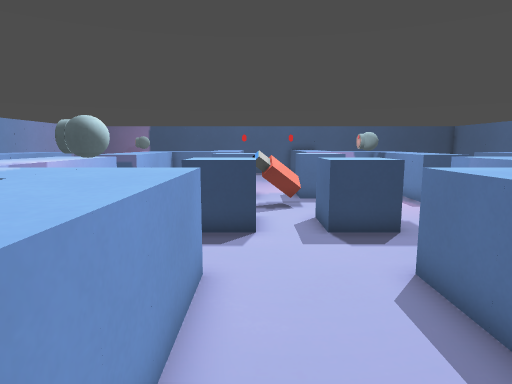
[1] (above)

20 first-person views from a walk through a Godot game level. The camera is 1.2 m above the floor, tilts 8° down and sees 75° across. The floor is counted in squares, 0.5 m on a side. Each view is taken from the middle of a square. On the plan, view 1 faces up. The plan holds only what a view shows up to about 20 squares ahead; the rest is blank.

[2]
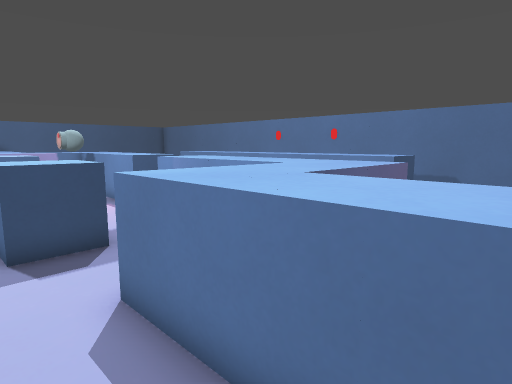

[3]
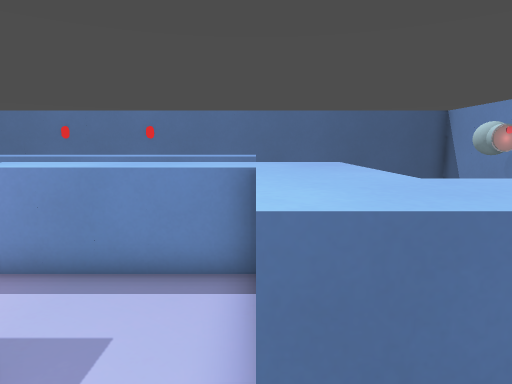

[4]
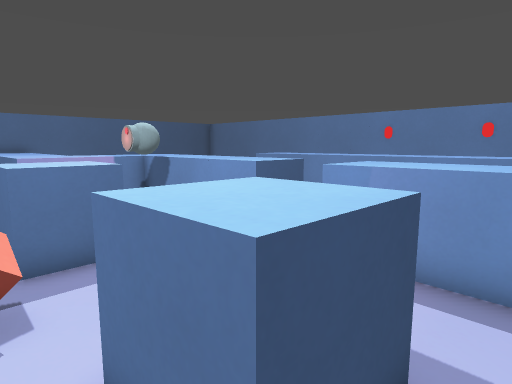

[5]
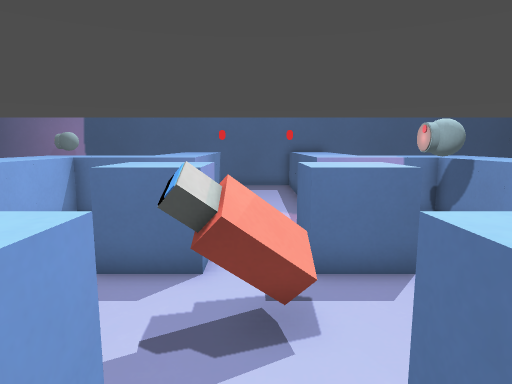

[6]
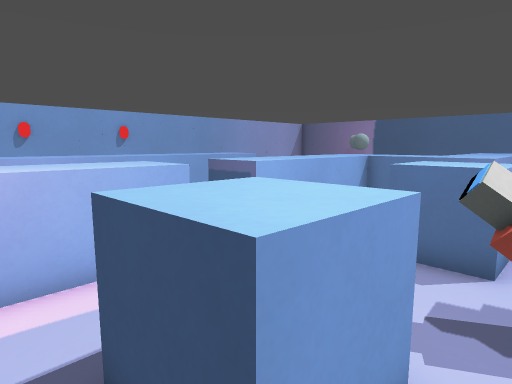

[7]
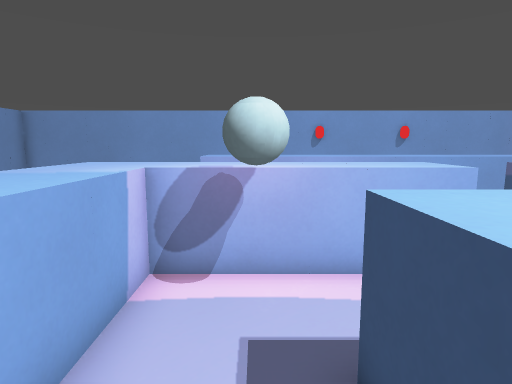

[8]
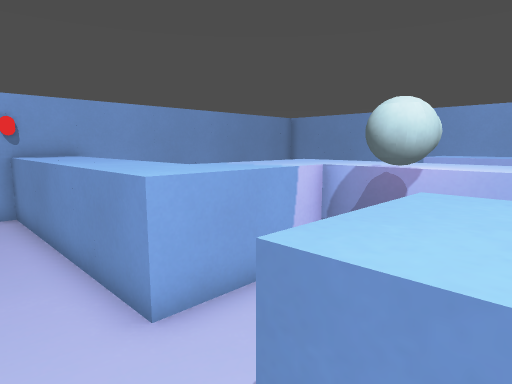

[9]
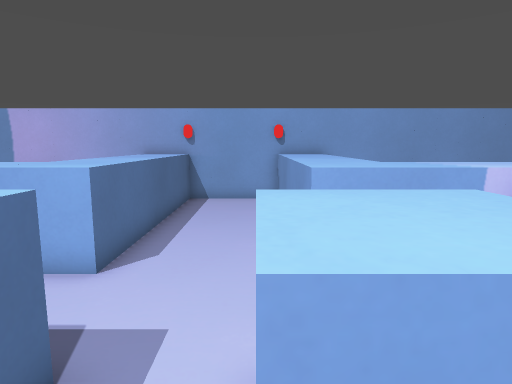

[10]
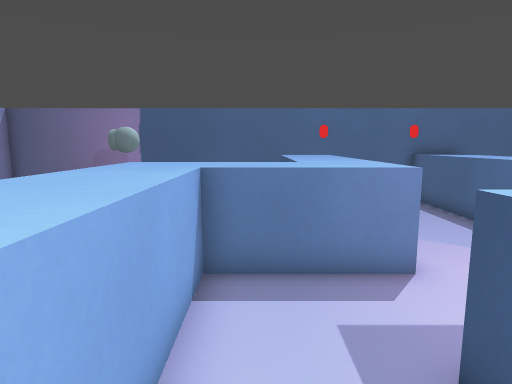

[11]
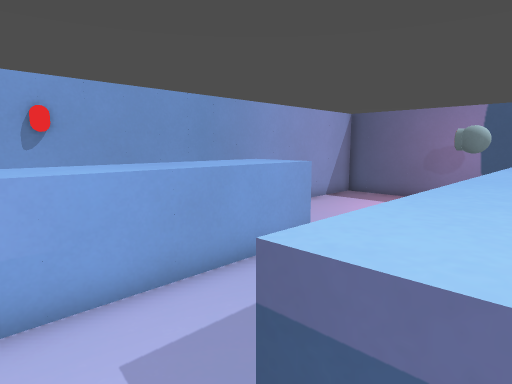

[12]
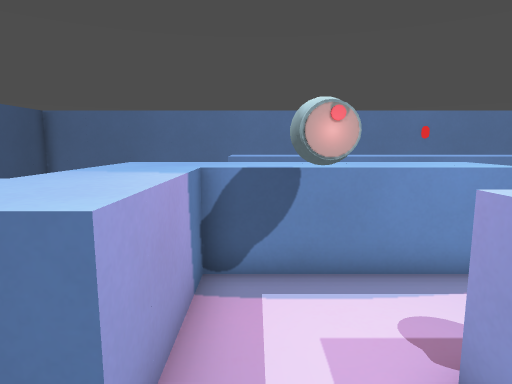

[13]
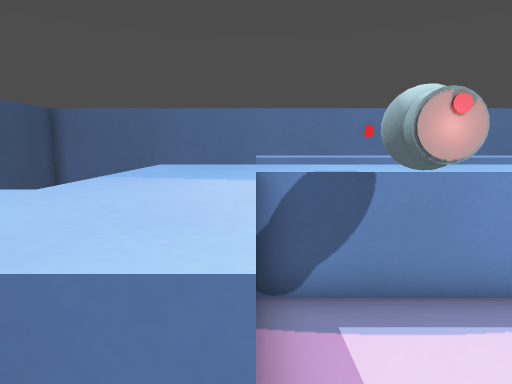

[14]
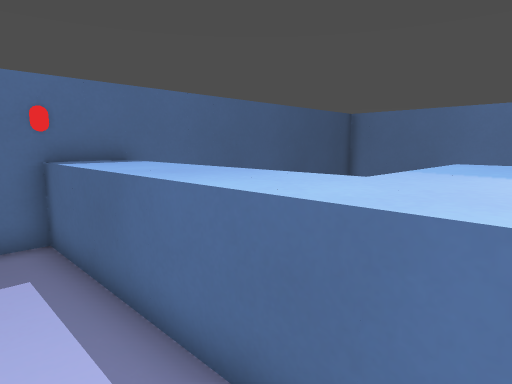

[15]
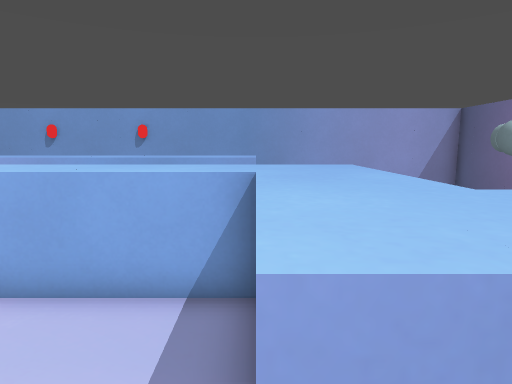

[16]
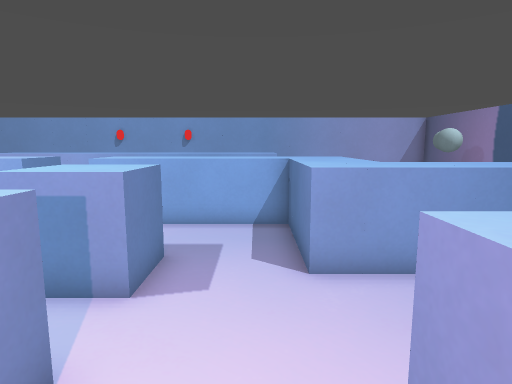

[17]
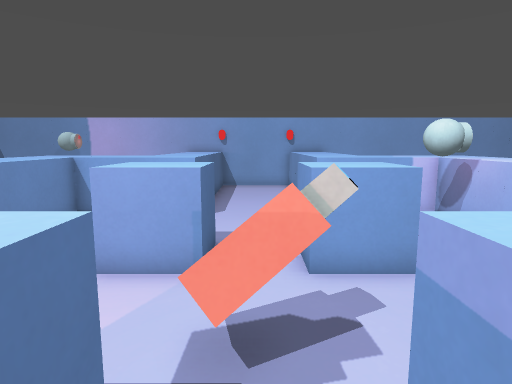

[18]
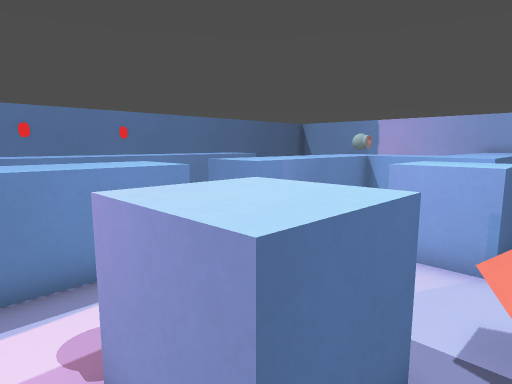

[19]
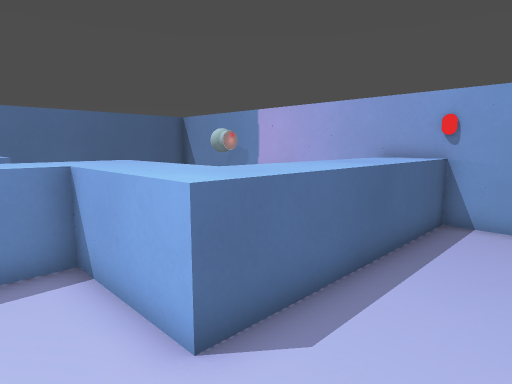

[20]
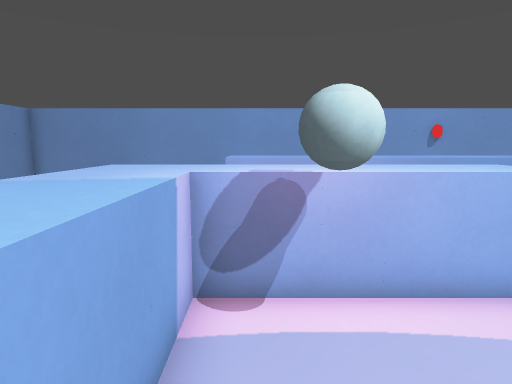

### Floor plan
Key: @ floor where view 1 was taken; # wall or solid block; . floor; ^ raised ledge; R drone; O other object.
Columns run from 15 left of view 1 to 17 right of it. Each row starts with its distance up from view 1.
 29 #################################
 28 #...         ^^ ..^^^           #
 27 #... RR     ^^^ ..^^^           #
 26 #...        ^^^ ..^^^           #
 25 #...        ^^^ ..^^^           #
 24 #...        ^^^ ..^^^           #
 23 # ..        ^^^...^^^           #
 22 #       ^^^^^^^...^^^^^^^       #
 21 #       ^^^^^^^...^^^^^^^       #
 20 # ^^^   ^^^^^^^...^^^^^^^   ^^  #
 19 # ^^^   ^^^....... ...^^^   ^^  #
 18 # ^^^   ^^^....... .RR^^^   ^^  #
 17 # ^^^.  ^^^..^^^.^^^..^^^   ^^  #
 16 # ^^^.. ^^^. ^^^.^^^..^^^   ^^^ #
 15 # ^^^...^^^  ^^^.^^^ .^^^   ^^^ #
 14 # ^^^.. ^^^. ....... .^^^   ^^  #
 13 # ^^^.   .    .OO..  .      ^^^ #
 12 #  ^^   ^^^  .........^^^   ^^  #
 11 # ^^^   ^^^. ^^^.^^^..^^^   ^^^ #
 10 # ^^^   ^^^..^^^.^^^..^^^   ^^^ #
  9 #  ^^   ^^^..^^^.^^^..^^^   ^^  #
  8 # ^^^   ^^RR..........^^^   ^^^ #
  7 # ^^^   ^^^...........^^^   ^^  #
  6 #  ^^   ^^^^^^^...^^^^^^^   ^^^ #
  5 #       ^^^^^^^...^^^^^^^       #
  4 #       ^^^^^^^...^^^^^^^       #
  3 #           ^^^...^^^           #
  2 #           ^^^...^^^           #
  1 #           ^^^...^^^           #
  0 #           ^^^@..^^^           #
 -1 #           ^^^...^^^    RR     #
 -2 #           ^^^...^^^           #
 -3 #################################

Positions as (right, up) in squares from view 1, and headings:
1: (0, 0), facing up
2: (1, 1), facing up-right
3: (1, 6), facing right
4: (1, 8), facing up-right
5: (1, 9), facing up
6: (1, 8), facing up-left
7: (1, 8), facing left
8: (1, 10), facing down-left
9: (0, 12), facing down
10: (-4, 14), facing up
11: (-6, 13), facing up-left
12: (1, 19), facing right
13: (2, 20), facing right
14: (1, 20), facing up-right
15: (0, 20), facing left
16: (5, 19), facing left
17: (1, 17), facing down
18: (1, 18), facing down-right
19: (0, 8), facing down-right
20: (0, 7), facing left
